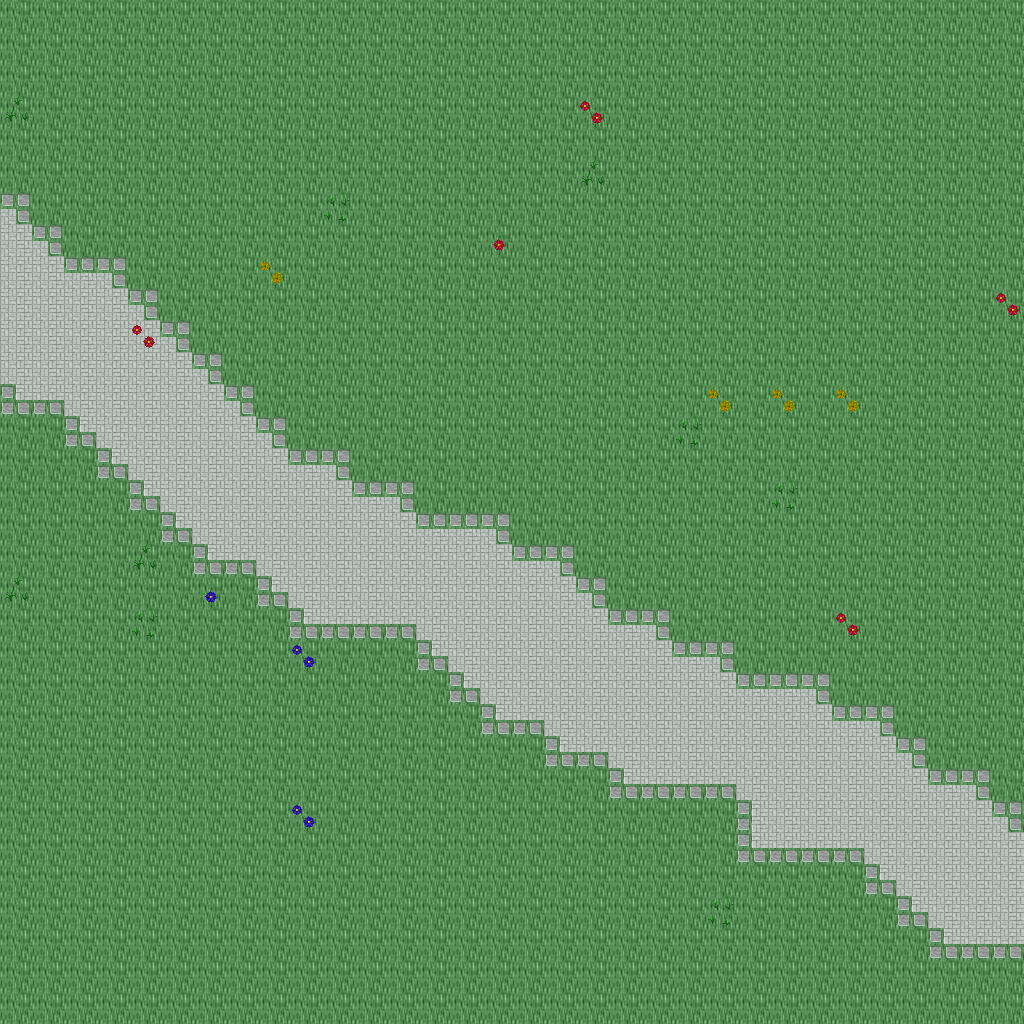

Rendered tile map (Tiled .tmx) drawn with the repository's tilesets; below, a short description and the map source with its tile grids summarised:
An orthogonal 32x32 tile map with 32x32 px tiles, 5 tile layers (Ground, Objects, Objects2, Above, ...), 1 hidden layer not drawn, 28 tilesets.

<map version="1.10" tiledversion="1.11.0" orientation="orthogonal" renderorder="right-down" width="32" height="32" tilewidth="32" tileheight="32" infinite="0" nextlayerid="11" nextobjectid="1">
 <tileset firstgid="1" name="ground_ground" tilewidth="32" tileheight="32" tilecount="33" columns="3">
  <image source="../drawable/ground_ground.png" width="96" height="352" />
 </tileset>
 <tileset firstgid="34" name="ground_water_pool" tilewidth="32" tileheight="32" tilecount="72" columns="3">
  <image source="../drawable/ground_water_pool.png" width="96" height="768" />
 </tileset>
 <tileset firstgid="106" name="plant_flower_daisy_red" tilewidth="32" tileheight="32" tilecount="8" columns="2">
  <image source="../drawable/plant_flower_daisy_red.png" width="64" height="128" />
 </tileset>
 <tileset firstgid="114" name="plant_flower_daisy_white" tilewidth="32" tileheight="32" tilecount="8" columns="2">
  <image source="../drawable/plant_flower_daisy_white.png" width="64" height="128" />
 </tileset>
 <tileset firstgid="122" name="plant_flower_daisy_yellow" tilewidth="32" tileheight="32" tilecount="8" columns="2">
  <image source="../drawable/plant_flower_daisy_yellow.png" width="64" height="128" />
 </tileset>
 <tileset firstgid="130" name="plant_flower_daisy_blue" tilewidth="32" tileheight="32" tilecount="8" columns="2">
  <image source="../drawable/plant_flower_daisy_blue.png" width="64" height="128" />
 </tileset>
 <tileset firstgid="138" name="plant_grasses" tilewidth="32" tileheight="32" tilecount="6" columns="3">
  <image source="../drawable/plant_grasses.png" width="96" height="64" />
 </tileset>
 <tileset firstgid="144" name="plant_tree_tree_darkgreen" tilewidth="32" tileheight="32" tilecount="88" columns="8">
  <image source="../drawable/plant_tree_tree_darkgreen.png" width="256" height="352" />
 </tileset>
 <tileset firstgid="232" name="ground_grass_edges" tilewidth="32" tileheight="32" tilecount="36" columns="12">
  <image source="../drawable/ground_grass_edges.png" width="384" height="96" />
 </tileset>
 <tileset firstgid="268" name="ground_grass_corners" tilewidth="32" tileheight="32" tilecount="24" columns="6">
  <image source="../drawable/ground_grass_corners.png" width="192" height="128" />
 </tileset>
 <tileset firstgid="292" name="furniture_table_long_side_on_pale" tilewidth="32" tileheight="32" tilecount="3" columns="3">
  <image source="../drawable/furniture_table_long_side_on_pale.png" width="96" height="32" />
 </tileset>
 <tileset firstgid="295" name="plant_stump_stump_brown" tilewidth="32" tileheight="32" tilecount="4" columns="2">
  <image source="../drawable/plant_stump_stump_brown.png" width="64" height="64" />
 </tileset>
 <tileset firstgid="299" name="item_sign_large" tilewidth="32" tileheight="32" tilecount="15" columns="5">
  <image source="../drawable/item_sign_large.png" width="160" height="96" />
 </tileset>
 <tileset firstgid="314" name="plant_stump_small_stump" tilewidth="32" tileheight="32" tilecount="4" columns="2">
  <image source="../drawable/plant_stump_small_stump.png" width="64" height="64" />
 </tileset>
 <tileset firstgid="318" name="building_wall_bricked_edges" tilewidth="32" tileheight="32" tilecount="25" columns="5">
  <image source="../drawable/building_wall_bricked_edges.png" width="160" height="160" />
 </tileset>
 <tileset firstgid="343" name="logic_creature_orc" tilewidth="32" tileheight="32" tilecount="6" columns="6">
  <image source="../drawable/logic_creature_orc.png" width="192" height="32" />
 </tileset>
 <tileset firstgid="349" name="logic_creature_animal" tilewidth="32" tileheight="32" tilecount="32" columns="8">
  <image source="../drawable/logic_creature_animal.png" width="256" height="128" />
 </tileset>
 <tileset firstgid="381" name="logic_item_resources" tilewidth="32" tileheight="32" tilecount="6" columns="6">
  <image source="../drawable/logic_item_resources.png" width="192" height="32" />
 </tileset>
 <tileset firstgid="387" name="logic_creature_golem" tilewidth="32" tileheight="32" tilecount="4" columns="4">
  <image source="../drawable/logic_creature_golem.png" width="128" height="32" />
 </tileset>
 <tileset firstgid="391" name="logic_collision" tilewidth="32" tileheight="32" tilecount="1" columns="1">
  <image source="../drawable/logic_collision.png" width="32" height="32" />
 </tileset>
 <tileset firstgid="392" name="object_boat" tilewidth="32" tileheight="32" tilecount="42" columns="6">
  <image source="../drawable/object_boat.png" width="192" height="224" />
 </tileset>
 <tileset firstgid="434" name="furniture_table_long_front_on_pale" tilewidth="32" tileheight="32" tilecount="3" columns="1">
  <image source="../drawable/furniture_table_long_front_on_pale.png" width="32" height="96" />
 </tileset>
 <tileset firstgid="437" name="ground_green_paving" tilewidth="32" tileheight="32" tilecount="18" columns="3">
  <image source="../drawable/ground_green_paving.png" width="96" height="192" />
 </tileset>
 <tileset firstgid="455" name="logic_protection" tilewidth="32" tileheight="32" tilecount="2" columns="2">
  <image source="../drawable/logic_protection.png" width="64" height="32" />
 </tileset>
 <tileset firstgid="457" name="furniture_bed_double_peach" tilewidth="32" tileheight="32" tilecount="8" columns="2">
  <image source="../drawable/furniture_bed_double_peach.png" width="64" height="128" />
 </tileset>
 <tileset firstgid="465" name="furniture_bed_double_red" tilewidth="32" tileheight="32" tilecount="8" columns="2">
  <image source="../drawable/furniture_bed_double_red.png" width="64" height="128" />
 </tileset>
 <tileset firstgid="473" name="logic_creature_undead_skeleton" tilewidth="32" tileheight="32" tilecount="6" columns="6">
  <image source="../drawable/logic_creature_undead_skeleton.png" width="192" height="32" />
 </tileset>
 <tileset firstgid="479" name="logic_creature_undead_specter" tilewidth="32" tileheight="32" tilecount="6" columns="6">
  <image source="../drawable/logic_creature_undead_specter.png" width="192" height="32" />
 </tileset>
 <layer id="1" name="Ground" width="32" height="32">
  <data>[1024 cells, 1024 non-empty, 2 distinct tile ids]</data>
 </layer>
 <layer id="2" name="Objects" width="32" height="32">
  <data>[1024 cells, 86 non-empty, 12 distinct tile ids]</data>
 </layer>
 <layer id="3" name="Objects2" width="32" height="32">
  <data>[1024 cells, 0 non-empty, 0 distinct tile ids]</data>
 </layer>
 <layer id="4" name="Above" width="32" height="32">
  <data>[1024 cells, 0 non-empty, 0 distinct tile ids]</data>
 </layer>
 <layer id="5" name="Above2" width="32" height="32">
  <data>[1024 cells, 0 non-empty, 0 distinct tile ids]</data>
 </layer>
 <layer id="6" name="Walkable" width="32" height="32" visible="0">
  <data>[1024 cells, 0 non-empty, 0 distinct tile ids]</data>
 </layer>
 <objectgroup id="7" name="Mapevents" />
 <objectgroup id="8" name="Spawn" />
 <objectgroup id="9" name="Keys" />
 <objectgroup id="10" name="Replace" />
</map>
